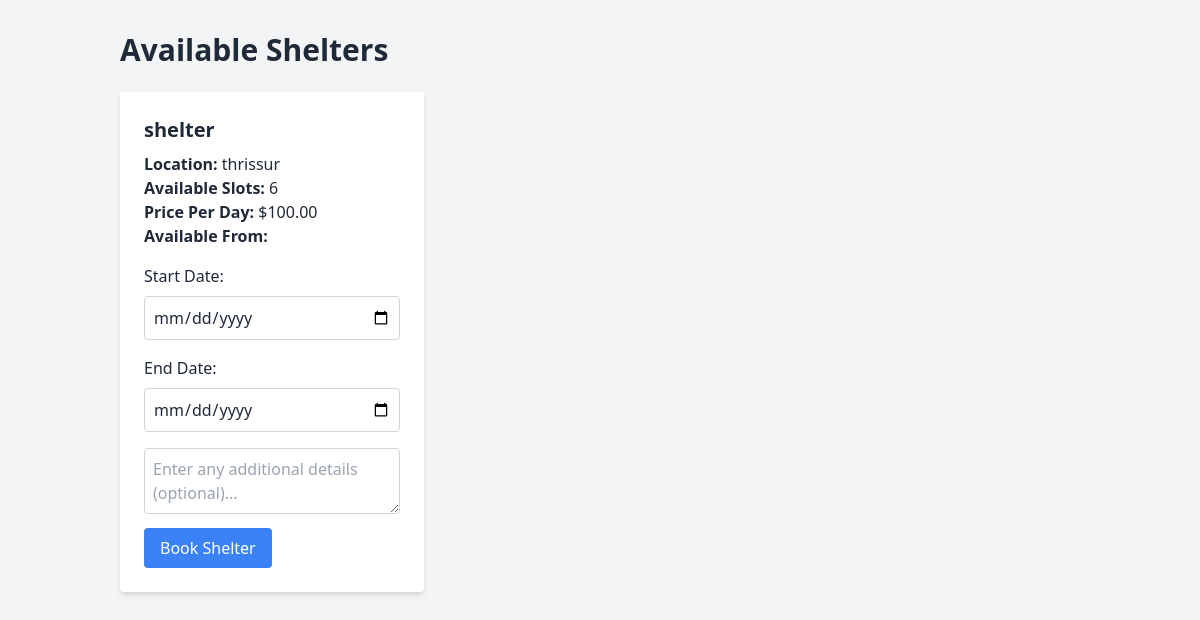
The page /shelter/ (signed in) on the database its author committed.
### petapp/models.py (models this page shows, shortened)
class Shelter(models.Model):
    name = models.CharField(max_length=200)
    email = models.EmailField(unique=True)
    password = models.CharField(max_length=100)
    location = models.CharField(max_length=50)
    phone = models.IntegerField()
    profile_pic = models.FileField(upload_to='profile', blank=True, null=True)
    available_slots = models.IntegerField(default=0)  # Number of available slots
    price_per_day = models.DecimalField(max_digits=10, decimal_places=2)  # Price per day

### petapp/views.py (the view, shortened to what this page needs)
# urls.py: path('shelter/', views.book_shelter, name='shelter'),
def book_shelter(request):
    email = request.session.get('email')
    user = get_object_or_404(User, email=email)
    shelters = Shelter.objects.all()
    return render(request, "book_shelter.html", {"shelters": shelters})

### petapp/templates/book_shelter.html (shortened to what this page needs)
<!DOCTYPE html>
<html lang="en">
<head>
    <link rel="stylesheet" href="https://cdn.jsdelivr.net/npm/tailwindcss@2.2.19/dist/tailwind.min.css">
</head>
<body class="bg-gray-100 text-gray-800">
    <div class="container mx-auto p-8">
        <h1 class="text-3xl font-bold mb-6">Available Shelters</h1>
        <div class="grid grid-cols-1 md:grid-cols-2 lg:grid-cols-3 gap-6">
            {% for shelter in shelters %}
            <div class="bg-white p-6 rounded shadow-md">
                <h2 class="text-xl font-semibold mb-2">{{ shelter.name }}</h2>
                <p><strong>Location:</strong> {{ shelter.location }}</p>
                <p><strong>Available Slots:</strong> {{ shelter.available_slots }}</p>
                <p><strong>Price Per Day:</strong> ${{ shelter.price_per_day }}</p>
                <p><strong>Available From:</strong> {{ shelter.available_date|date:"F d, Y" }}</p>
                {% if shelter.available_slots > 0 %}
                <form method="post" class="mt-4">
                    <label for="start_date" class="block mb-2">Start Date:</label>
                    <input type="date" name="start_date" id="start_date" class="w-full p-2 border border-gray-300 rounded mb-4" required>
                    <label for="end_date" class="block mb-2">End Date:</label>
                    <input type="date" name="end_date" id="end_date" class="w-full p-2 border border-gray-300 rounded mb-4" required>
                    <textarea name="details" rows="2" class="w-full p-2 border border-gray-300 rounded mb-2" placeholder="Enter any additional details (optional)..."></textarea>
                    <button type="submit" class="bg-blue-500 text-white px-4 py-2 rounded hover:bg-blue-600">
                        Book Shelter
                    </button>
                </form>
                {% else %}
                <p class="text-red-500 mt-4">No slots available</p>
                {% endif %}
            </div>
            {% endfor %}
        </div>
    </div>
</body>
</html>

### rows shown on the page
Shelter: name "shelter", location "thrissur", available_slots "6", price_per_day "100.00"
